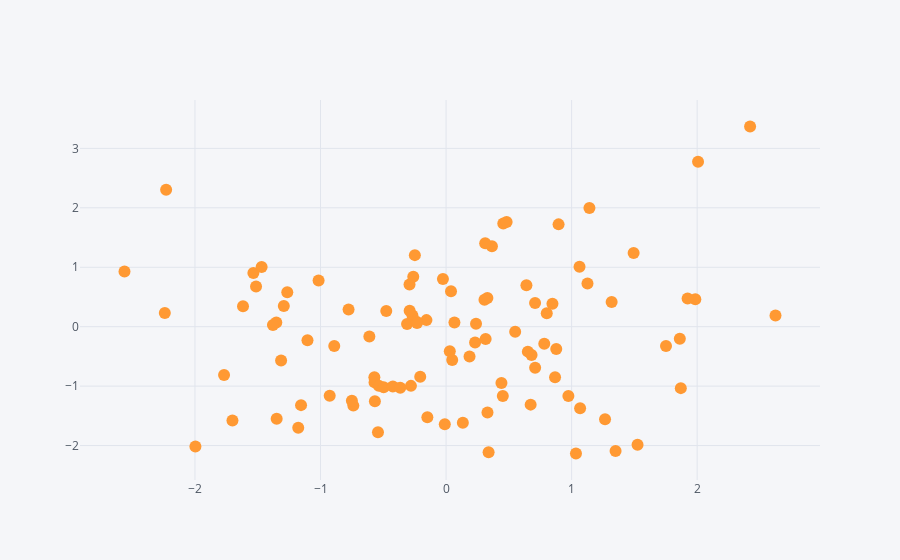

Notebook code cell kept with this figure:
### Code cell
df.iplot(kind='scatter', x='A', y='B', mode='markers')
